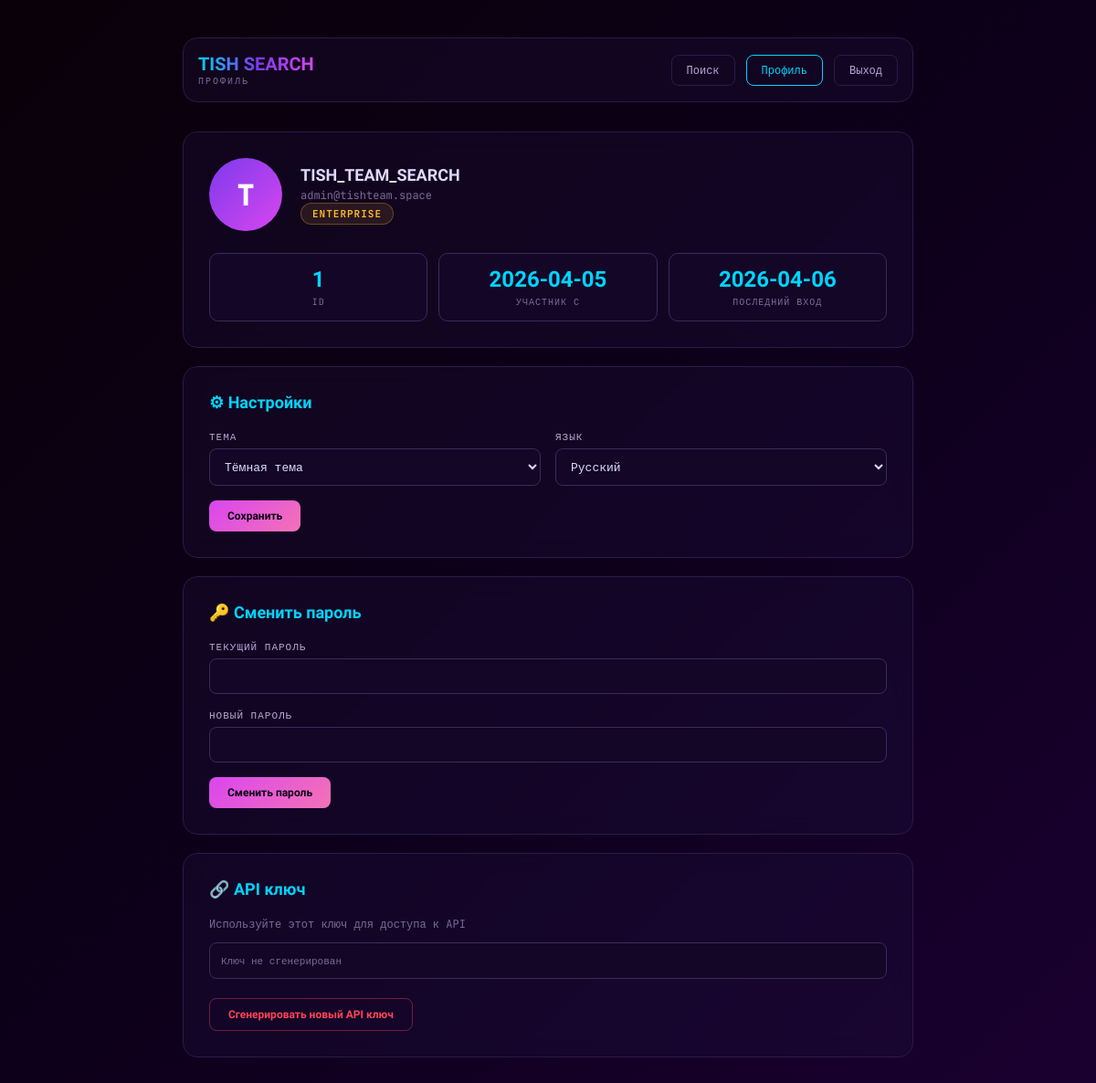
The app's page /auth/profile (signed in), older data.
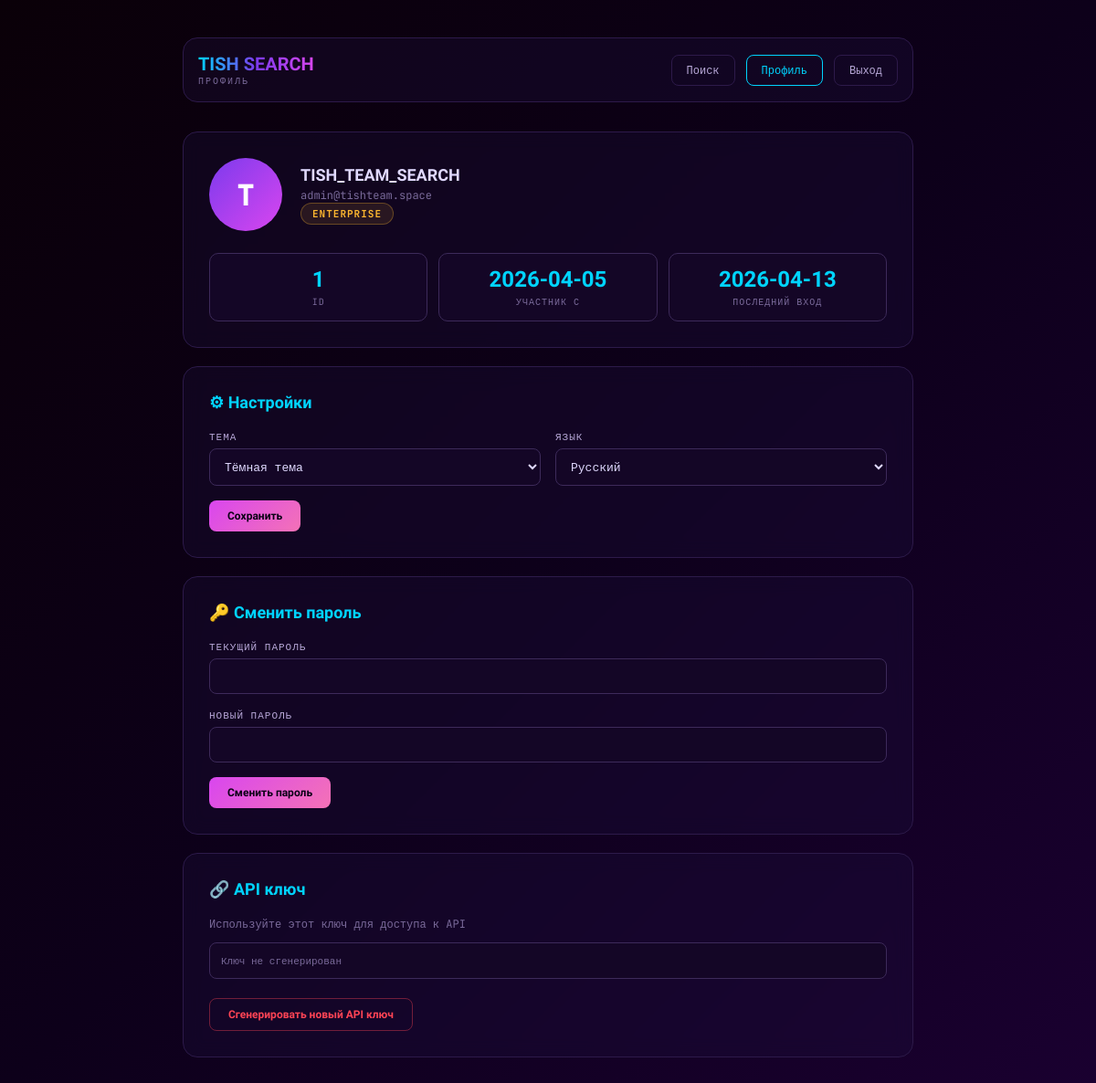
The same page, newer data.
### tables this page shows
CREATE TABLE users (
            id INTEGER PRIMARY KEY AUTOINCREMENT,
            username TEXT UNIQUE NOT NULL,
            email TEXT UNIQUE NOT NULL,
            password_hash TEXT NOT NULL,
            created_at TEXT NOT NULL,
            last_login TEXT,
            is_active BOOLEAN DEFAULT 1,
            is_verified BOOLEAN DEFAULT 0,
            profile_image TEXT,
            theme TEXT DEFAULT 'dark',
            language TEXT DEFAULT 'ru',
            subscription_plan TEXT DEFAULT 'basic',
            subscription_expires TEXT,
            api_key TEXT UNIQUE,
            failed_login_attempts INTEGER DEFAULT 0,
            locked_until TEXT
        );

### modules/auth/python/auth.py (the view, shortened to what this page needs)
@auth_bp.route('/profile', methods=['GET', 'POST'])
@login_required
def profile():
    user, error_response = require_current_user()
    if error_response:
        return error_response
    if request.method == 'GET':
        return render_template('profile/profile.html', user=user)

### modules/auth/python/auth.py (called while the page is built)
def login_required(f):
    from functools import wraps
    @wraps(f)
    def decorated_function(*args, **kwargs):
        if 'user_id' not in session:
            if request.is_json:
                return jsonify({'error': 'login_required'}), 401
            flash('Пожалуйста, войдите для продолжения', 'warning')
            return redirect(url_for('auth.login'))
        return f(*args, **kwargs)
    return decorated_function

def get_current_user():
    user_id = session.get('user_id')
    if user_id:
        return User.get_by_id(user_id)
    return None

def require_current_user():
    user = get_current_user()
    if not user:
        session.clear()
        if request.is_json:
            return None, (jsonify({'error': 'login_required'}), 401)
        flash('Сессия истекла, войдите снова', 'warning')
        return None, redirect(url_for('auth.login'))
    return user, None

### modules/auth/python/models.py (called while the page is built)
def get_db():
    conn = sqlite3.connect(DATABASE_PATH)
    conn.row_factory = sqlite3.Row
    return conn

    @staticmethod
    def get_by_id(user_id):
        conn = get_db()
        cursor = conn.cursor()
        cursor.execute("SELECT * FROM users WHERE id = ?", (user_id,))
        row = cursor.fetchone()
        conn.close()
        return User(row) if row else None

### modules/auth/python/security.py (called while the page is built)
def add_security_headers(response):
    response.headers['X-Content-Type-Options'] = 'nosniff'
    response.headers['X-Frame-Options'] = 'DENY'
    response.headers['X-XSS-Protection'] = '1; mode=block'
    response.headers['Content-Security-Policy'] = (
        "default-src 'self'; "
        "script-src 'self' 'unsafe-inline' cdn.socket.io cdn.jsdelivr.net cdnjs.cloudflare.com; "
        "style-src 'self' 'unsafe-inline' fonts.googleapis.com; "
        "font-src fonts.gstatic.com; "
        "connect-src 'self' *"
    )
    response.headers['Referrer-Policy'] = 'strict-origin-when-cross-origin'
    if request.is_secure:
        response.headers['Strict-Transport-Security'] = 'max-age=31536000; includeSubDomains'
    response.headers['Permissions-Policy'] = 'camera=(), microphone=(), geolocation=()'
    return response

    def is_blacklisted(self, ip):
        if ip in self.blacklist:
            return True
        if ip in self.temporary_bans:
            if time.time() < self.temporary_bans[ip]:
                return True
            else:
                del self.temporary_bans[ip]
        return False

### modules/common/python/i18n.py (called while the page is built)
def _(key: str, *args, **kwargs) -> str:
    return i18n_instance.t(key, *args, **kwargs)

### templates/profile/profile.html (shortened to what this page needs)
﻿<!DOCTYPE html>
<html lang="{{ current_language or 'ru' }}">
<head>
<link rel="stylesheet" href="/static/profile/css/profile.css">
</head>
<body>
<div class="wrap">
  <header>
    <div class="logo">
      <h1>TISH SEARCH</h1>
      <p>{{ _('profile.profile') }}</p>
    </div>
    <div class="nav">
      <a href="/">{{ _('nav.search') }}</a>
      <a href="/auth/profile" class="active">{{ _('profile.profile') }}</a>
      <a href="/auth/logout">{{ _('auth.logout') }}</a>
    </div>
  </header>
  <div class="panel">
    <div class="user-info">
      <div class="avatar">{{ user.username[0].upper() }}</div>
      <div class="user-details">
        <h3>{{ user.username }}</h3>
        <p>{{ user.email }}</p>
        <span class="subscription-badge sub-{{ user.subscription_plan }}">{{ user.subscription_plan }}</span>
      </div>
    </div>
    <div class="stats">
      <div class="stat">
        <div class="value">{{ user.id }}</div>
        <div class="label">ID</div>
      </div>
      <div class="stat">
        <div class="value">{{ user.created_at[:10] if user.created_at else '—' }}</div>
        <div class="label">{{ _('profile.member_since') }}</div>
      </div>
      <div class="stat">
        <div class="value">{{ user.last_login[:10] if user.last_login else '—' }}</div>
        <div class="label">{{ _('profile.last_login') }}</div>
      </div>
    </div>
  </div>
  <div class="panel">
    <h2>⚙ {{ _('profile.settings') }}</h2>
    <form method="POST" action="/auth/profile">
      <div class="form-row">
        <div class="form-group">
          <label for="theme">{{ _('profile.theme') }}</label>
          <select name="theme" id="theme">
            <option value="dark" {{ 'selected' if user.theme == 'dark' else '' }}>{{ _('profile.dark_theme') }}</option>
          </select>
        </div>
        <div class="form-group">
          <label for="language">{{ _('profile.language') }}</label>
          <select name="language" id="language">
            <option value="ru" {{ 'selected' if user.language == 'ru' else '' }}>Русский</option>
          </select>
        </div>
      </div>
      <button type="submit" class="btn btn-primary">{{ _('common.save') }}</button>
    </form>
  </div>
  <div class="panel">
    <h2>🔑 {{ _('profile.change_password') }}</h2>
    <form method="POST" action="/auth/change-password">
      <div class="form-group">
        <label for="current_password">{{ _('profile.current_password') }}</label>
        <input type="password" name="current_password" required>
      </div>
      <div class="form-group">
        <label for="new_password">{{ _('profile.new_password') }}</label>
        <input type="password" name="new_password" required>
      </div>
      <button type="submit" class="btn btn-primary">{{ _('profile.change_password') }}</button>
    </form>
  </div>
  <div class="panel">
    <h2>🔗 {{ _('profile.api_key') }}</h2>
    <p style="font-size:12px;color:var(--text3);margin-bottom:12px">{{ _('profile.api_key_description') }}</p>
    <div class="api-key-box">
      {% if user.api_key %}
        {{ user.api_key }}
      {% else %}
        <span style="color:var(--text3)">{{ _('profile.api_key_not_generated') }}</span>
      {% endif %}
    </div>
    <br>
    <form method="POST" action="/auth/api/regenerate-api-key" style="display:inline">
      <button type="submit" class="btn btn-danger">{{ _('profile.regenerate_api_key') }}</button>
    </form>
  </div>
</div>
</body>
</html>

### static/profile/css/profile.css (style rules this page uses)
* { margin:0;padding:0;box-sizing:border-box }
body { background:linear-gradient(135deg,#0a0008,#0d001a,#1a0030);color:var(--text);font-family:var(--mono);min-height:100vh;padding:20px }
.wrap { max-width:800px;margin:0 auto }
header { display:flex;align-items:center;gap:16px;margin-bottom:32px;padding:16px;background:rgba(31,17,64,.3);border:1px solid var(--bdr);border-radius:16px }
.logo h1 { font-family:var(--head);font-size:20px;font-weight:900;background:linear-gradient(90deg,#00d4ff,#7c3aed,#d946ef);-webkit-background-clip:text;-webkit-text-fill-color:transparent }
.logo p { font-size:10px;color:var(--text3);letter-spacing:2px;text-transform:uppercase }
.nav { margin-left:auto;display:flex;gap:12px }
.nav a { color:var(--text2);text-decoration:none;font-size:12px;padding:8px 16px;border-radius:8px;border:1px solid var(--bdr);transition:all .2s }
.nav a:hover,.nav a.active { color:var(--cyan);border-color:var(--cyan) }
.panel { background:rgba(31,17,64,.3);backdrop-filter:blur(10px);border:1px solid var(--bdr);border-radius:16px;padding:28px;margin-bottom:20px }
.panel h2 { font-family:var(--head);font-size:18px;margin-bottom:20px;color:var(--cyan) }
.user-info { display:flex;gap:20px;align-items:center;margin-bottom:24px }
.avatar { width:80px;height:80px;border-radius:50%;background:linear-gradient(135deg,#7c3aed,#d946ef);display:flex;align-items:center;justify-content:center;font-size:32px;font-weight:900;color:#fff }
.user-details h3 { font-family:var(--head);font-size:18px;margin-bottom:4px }
.user-details p { font-size:12px;color:var(--text3) }
.stats { display:grid;grid-template-columns:repeat(3,1fr);gap:12px;margin-top:20px }
.stat { background:var(--bg2);border:1px solid var(--bdr2);border-radius:10px;padding:14px;text-align:center }
.stat .value { font-family:var(--head);font-size:24px;font-weight:900;color:var(--cyan) }
.stat .label { font-size:10px;color:var(--text3);text-transform:uppercase;letter-spacing:1px;margin-top:4px }
.form-group { margin-bottom:16px }
.form-group label { display:block;font-size:11px;color:var(--text2);margin-bottom:6px;letter-spacing:1px;text-transform:uppercase }
.form-group input,.form-group select { width:100%;background:var(--bg2);border:1px solid var(--bdr2);border-radius:8px;padding:10px 12px;font-family:var(--mono);font-size:13px;color:var(--text);outline:none;transition:border-color .2s }
.form-row { display:flex;gap:16px }
.form-row .form-group { flex:1 }
.btn { border:none;border-radius:8px;padding:10px 20px;font-family:var(--head);font-size:12px;font-weight:700;cursor:pointer;transition:all .2s }
.btn-primary { background:linear-gradient(135deg,#d946ef,#f472b6);color:#0a0015 }
.btn-danger { background:transparent;color:var(--red);border:1px solid rgba(255,68,85,.4) }
.subscription-badge { display:inline-block;padding:4px 12px;border-radius:20px;font-size:11px;font-weight:700;text-transform:uppercase;letter-spacing:1px }
.sub-enterprise { background:rgba(255,184,48,.1);color:var(--amber);border:1px solid rgba(255,184,48,.3) }
.api-key-box { background:var(--bg2);border:1px solid var(--bdr2);border-radius:8px;padding:12px;font-family:var(--mono);font-size:11px;word-break:break-all;margin-top:8px }

Row changes from the older to the newer data that the page shows:
changed users "TISH_TEAM_SEARCH": last_login "2026-04-06" → "2026-04-13"
